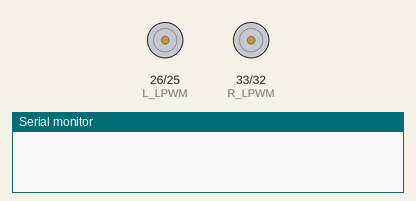
This sketch was run on a simulated ESP32. Parts: motor-driver pin pairs drawn as motors (green arrow = first pin HIGH = forward, orange = second pin HIGH = backward, longer = more drive), the last lines printed to the serial monitor.

Above: at 0.1 s.
At 5.4 s:
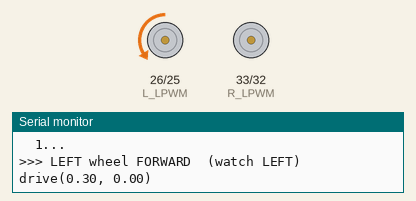
At 8.4 s:
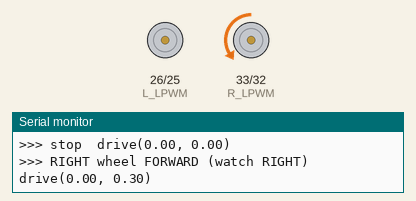
At 17.4 s:
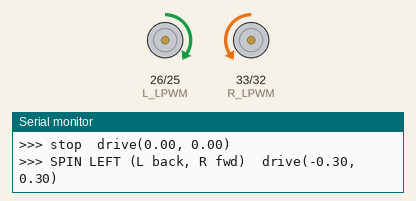
Timing chart, 0 to 20.3 s (numbered marks = the images above):
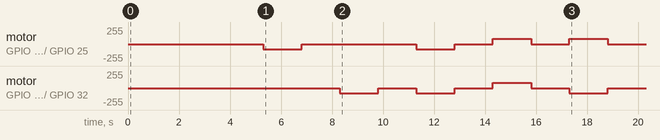

The sketch:

esp32-drivetest.ino
```cpp
// ESP32 WROOM-32 (DevKitC) - BTS7960 dual-PWM drive test (standalone).
// Validates the drive base while waiting for a replacement Uno Q. No App Lab.
//
// Wiring:
//   LEFT  driver: RPWM=GPIO25  LPWM=GPIO26
//   RIGHT driver: RPWM=GPIO32  LPWM=GPIO33
//   Both drivers: R_EN & L_EN tied to 3V3 (always enabled)
//   Driver VCC -> 3V3, GND -> common ground, B+ -> +11.1V, B- -> supply -
//
// Motors only physically move when the battery is ON. Flash with the battery
// OFF first (sequence runs, nothing spins) to confirm it works, then power up.

const int L_RPWM = 25, L_LPWM = 26;   // LEFT motor
const int R_RPWM = 32, R_LPWM = 33;   // RIGHT motor

const int   PWM_FREQ = 1000;   // Hz
const int   PWM_RES  = 8;      // bits -> duty 0..255
const float DEADBAND = 0.05f;
const float SPEED    = 0.30f;  // gentle test speed

// Flip if a wheel spins the wrong way (no rewiring needed).
bool L_INVERT = false;
bool R_INVERT = false;

void writeMotor(int rpwm, int lpwm, float v, bool invert) {
  if (invert) v = -v;
  if (v > -DEADBAND && v < DEADBAND) v = 0;
  int duty = (int)(fabs(v) * 255.0f);
  if (duty > 255) duty = 255;
  if (v > 0)      { ledcWrite(rpwm, duty); ledcWrite(lpwm, 0); }
  else if (v < 0) { ledcWrite(rpwm, 0);    ledcWrite(lpwm, duty); }
  else            { ledcWrite(rpwm, 0);    ledcWrite(lpwm, 0); }
}

void drive(float l, float r) {
  writeMotor(L_RPWM, L_LPWM, l, L_INVERT);
  writeMotor(R_RPWM, R_LPWM, r, R_INVERT);
}

struct Step { const char* label; float l; float r; };
Step seq[] = {
  {"LEFT wheel FORWARD  (watch LEFT)",   SPEED,  0.0f},
  {"stop",                                0.0f,   0.0f},
  {"RIGHT wheel FORWARD (watch RIGHT)",   0.0f,   SPEED},
  {"stop",                                0.0f,   0.0f},
  {"BOTH FORWARD",                        SPEED,  SPEED},
  {"stop",                                0.0f,   0.0f},
  {"BOTH BACKWARD",                      -SPEED, -SPEED},
  {"stop",                                0.0f,   0.0f},
  {"SPIN LEFT (L back, R fwd)",          -SPEED,  SPEED},
  {"stop",                                0.0f,   0.0f},
};

void runSequence() {
  for (auto &s : seq) {
    Serial.printf(">>> %s  drive(%.2f, %.2f)\n", s.label, s.l, s.r);
    drive(s.l, s.r);
    delay(1500);
  }
  drive(0, 0);
  Serial.println("DONE - stopped. Press EN to re-run, or send: g=sequence "
                 "l/r=one wheel f/b=both s=stop");
}

void setup() {
  Serial.begin(115200);
  ledcAttach(L_RPWM, PWM_FREQ, PWM_RES);
  ledcAttach(L_LPWM, PWM_FREQ, PWM_RES);
  ledcAttach(R_RPWM, PWM_FREQ, PWM_RES);
  ledcAttach(R_LPWM, PWM_FREQ, PWM_RES);
  drive(0, 0);  // start stopped

  delay(300);
  Serial.println("\n=== ESP32 BTS7960 drive test ===");
  Serial.println("Motors OFF. Auto-running jog sequence in 5s (send any key to hold)...");
  for (int i = 5; i > 0; i--) {
    Serial.printf("  %d...\n", i);
    delay(1000);
    if (Serial.available()) { Serial.read(); Serial.println("held. send 'g' to run."); return; }
  }
  runSequence();
}

void loop() {
  if (!Serial.available()) return;
  switch (Serial.read()) {
    case 'g': runSequence(); break;
    case 's': drive(0, 0);            Serial.println("stop"); break;
    case 'l': drive(SPEED, 0);        Serial.println("left fwd"); break;
    case 'r': drive(0, SPEED);        Serial.println("right fwd"); break;
    case 'f': drive(SPEED, SPEED);    Serial.println("both fwd"); break;
    case 'b': drive(-SPEED, -SPEED);  Serial.println("both back"); break;
  }
}
```
